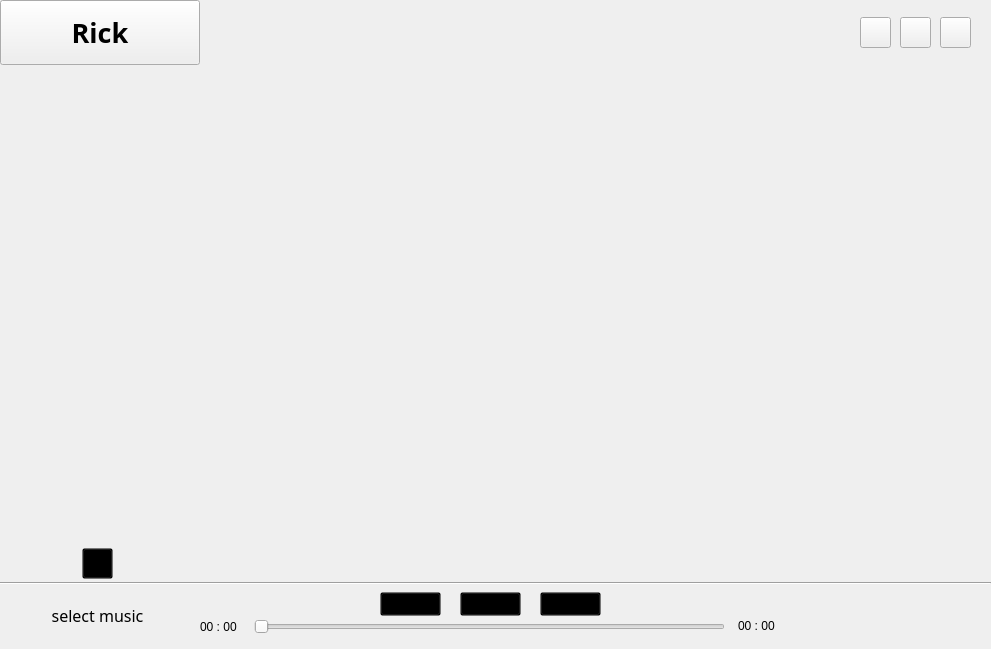
<?xml version="1.0" encoding="UTF-8"?>
<ui version="4.0">
 <class>Player</class>
 <widget class="QWidget" name="Player">
  <property name="geometry">
   <rect>
    <x>0</x>
    <y>0</y>
    <width>991</width>
    <height>649</height>
   </rect>
  </property>
  <property name="minimumSize">
   <size>
    <width>991</width>
    <height>649</height>
   </size>
  </property>
  <property name="windowTitle">
   <string>Emotional Damage Player</string>
  </property>
  <widget class="QLabel" name="topBorder">
   <property name="geometry">
    <rect>
     <x>0</x>
     <y>0</y>
     <width>1011</width>
     <height>65</height>
    </rect>
   </property>
   <property name="sizePolicy">
    <sizepolicy hsizetype="Expanding" vsizetype="Preferred">
     <horstretch>0</horstretch>
     <verstretch>0</verstretch>
    </sizepolicy>
   </property>
   <property name="text">
    <string/>
   </property>
  </widget>
  <widget class="QPushButton" name="iconButton">
   <property name="enabled">
    <bool>true</bool>
   </property>
   <property name="geometry">
    <rect>
     <x>0</x>
     <y>0</y>
     <width>200</width>
     <height>65</height>
    </rect>
   </property>
   <property name="font">
    <font>
     <family>Pristina</family>
     <pointsize>20</pointsize>
     <weight>75</weight>
     <italic>false</italic>
     <bold>true</bold>
    </font>
   </property>
   <property name="styleSheet">
    <string notr="true"/>
   </property>
   <property name="text">
    <string>Rick</string>
   </property>
   <property name="autoDefault">
    <bool>false</bool>
   </property>
   <property name="flat">
    <bool>false</bool>
   </property>
  </widget>
  <widget class="Line" name="line">
   <property name="geometry">
    <rect>
     <x>0</x>
     <y>573</y>
     <width>991</width>
     <height>20</height>
    </rect>
   </property>
   <property name="frameShadow">
    <enum>QFrame::Sunken</enum>
   </property>
   <property name="lineWidth">
    <number>1</number>
   </property>
   <property name="orientation">
    <enum>Qt::Horizontal</enum>
   </property>
  </widget>
  <widget class="QLabel" name="songNameLabel">
   <property name="geometry">
    <rect>
     <x>22</x>
     <y>595</y>
     <width>151</width>
     <height>41</height>
    </rect>
   </property>
   <property name="font">
    <font>
     <family>方正粗黑宋简体</family>
     <pointsize>12</pointsize>
    </font>
   </property>
   <property name="text">
    <string>select music</string>
   </property>
   <property name="alignment">
    <set>Qt::AlignCenter</set>
   </property>
   <property name="indent">
    <number>2</number>
   </property>
  </widget>
  <widget class="QPushButton" name="addItemButton">
   <property name="geometry">
    <rect>
     <x>82</x>
     <y>548</y>
     <width>31</width>
     <height>31</height>
    </rect>
   </property>
   <property name="cursor">
    <cursorShape>ArrowCursor</cursorShape>
   </property>
   <property name="styleSheet">
    <string notr="true">background:transparent;</string>
   </property>
   <property name="text">
    <string/>
   </property>
   <property name="iconSize">
    <size>
     <width>32</width>
     <height>32</height>
    </size>
   </property>
   <property name="flat">
    <bool>false</bool>
   </property>
  </widget>
  <widget class="QPushButton" name="closeButton">
   <property name="geometry">
    <rect>
     <x>940</x>
     <y>17</y>
     <width>31</width>
     <height>31</height>
    </rect>
   </property>
   <property name="styleSheet">
    <string notr="true"/>
   </property>
   <property name="text">
    <string/>
   </property>
   <property name="icon">
    <iconset resource="res.qrc">
     <normaloff>:/icon/resources/icons/close.png</normaloff>:/icon/resources/icons/close.png</iconset>
   </property>
   <property name="flat">
    <bool>false</bool>
   </property>
  </widget>
  <widget class="QPushButton" name="minimizeButton">
   <property name="geometry">
    <rect>
     <x>860</x>
     <y>17</y>
     <width>31</width>
     <height>31</height>
    </rect>
   </property>
   <property name="styleSheet">
    <string notr="true"/>
   </property>
   <property name="text">
    <string/>
   </property>
   <property name="icon">
    <iconset resource="res.qrc">
     <normaloff>:/icon/resources/icons/minimize.png</normaloff>:/icon/resources/icons/minimize.png</iconset>
   </property>
   <property name="iconSize">
    <size>
     <width>32</width>
     <height>16</height>
    </size>
   </property>
   <property name="flat">
    <bool>false</bool>
   </property>
  </widget>
  <widget class="QPushButton" name="maximizeButton">
   <property name="geometry">
    <rect>
     <x>900</x>
     <y>17</y>
     <width>31</width>
     <height>31</height>
    </rect>
   </property>
   <property name="styleSheet">
    <string notr="true"/>
   </property>
   <property name="text">
    <string/>
   </property>
   <property name="icon">
    <iconset resource="res.qrc">
     <normaloff>:/icon/resources/icons/maximize.png</normaloff>:/icon/resources/icons/maximize.png</iconset>
   </property>
   <property name="checkable">
    <bool>false</bool>
   </property>
   <property name="autoDefault">
    <bool>false</bool>
   </property>
   <property name="flat">
    <bool>false</bool>
   </property>
  </widget>
  <widget class="QPushButton" name="playButton">
   <property name="geometry">
    <rect>
     <x>460</x>
     <y>592</y>
     <width>61</width>
     <height>24</height>
    </rect>
   </property>
   <property name="font">
    <font>
     <family>Arial</family>
     <pointsize>20</pointsize>
    </font>
   </property>
   <property name="styleSheet">
    <string notr="true">background:transparent;</string>
   </property>
   <property name="text">
    <string/>
   </property>
   <property name="icon">
    <iconset resource="res.qrc">
     <normaloff>:/icon/resources/icons/play.png</normaloff>:/icon/resources/icons/play.png</iconset>
   </property>
   <property name="flat">
    <bool>false</bool>
   </property>
  </widget>
  <widget class="QPushButton" name="preSongButton">
   <property name="geometry">
    <rect>
     <x>380</x>
     <y>592</y>
     <width>61</width>
     <height>24</height>
    </rect>
   </property>
   <property name="styleSheet">
    <string notr="true">background:transparent;</string>
   </property>
   <property name="text">
    <string/>
   </property>
   <property name="icon">
    <iconset resource="res.qrc">
     <normaloff>:/icon/resources/icons/prevsong.png</normaloff>:/icon/resources/icons/prevsong.png</iconset>
   </property>
   <property name="flat">
    <bool>false</bool>
   </property>
  </widget>
  <widget class="QPushButton" name="nextSongButton">
   <property name="geometry">
    <rect>
     <x>540</x>
     <y>592</y>
     <width>61</width>
     <height>24</height>
    </rect>
   </property>
   <property name="styleSheet">
    <string notr="true">background:transparent;</string>
   </property>
   <property name="text">
    <string/>
   </property>
   <property name="icon">
    <iconset resource="res.qrc">
     <normaloff>:/icon/resources/icons/nextsong.png</normaloff>:/icon/resources/icons/nextsong.png</iconset>
   </property>
   <property name="flat">
    <bool>false</bool>
   </property>
  </widget>
  <widget class="QSlider" name="rateSlider">
   <property name="geometry">
    <rect>
     <x>254</x>
     <y>616</y>
     <width>471</width>
     <height>22</height>
    </rect>
   </property>
   <property name="orientation">
    <enum>Qt::Horizontal</enum>
   </property>
  </widget>
  <widget class="QLabel" name="endTime">
   <property name="geometry">
    <rect>
     <x>738</x>
     <y>614</y>
     <width>41</width>
     <height>24</height>
    </rect>
   </property>
   <property name="text">
    <string>00 : 00</string>
   </property>
  </widget>
  <widget class="QLabel" name="presentTime">
   <property name="geometry">
    <rect>
     <x>200</x>
     <y>615</y>
     <width>41</width>
     <height>24</height>
    </rect>
   </property>
   <property name="text">
    <string>00 : 00</string>
   </property>
  </widget>
  <widget class="QLabel" name="prospect">
   <property name="geometry">
    <rect>
     <x>196</x>
     <y>65</y>
     <width>795</width>
     <height>518</height>
    </rect>
   </property>
   <property name="text">
    <string/>
   </property>
  </widget>
 </widget>
 <resources>
  <include location="res.qrc"/>
 </resources>
 <connections/>
</ui>
